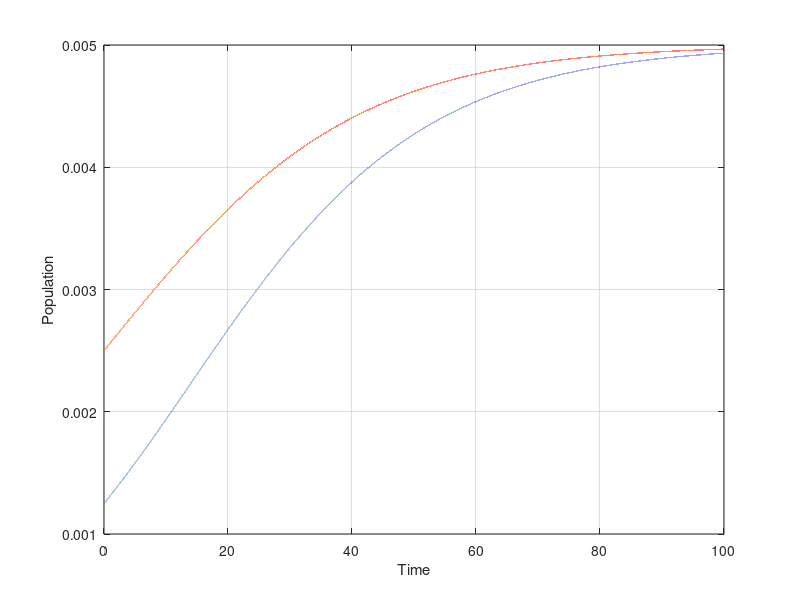

This chart was generated by the following MATLAB code:
r=0.05;
M=100;
A=50;
B=0;

A0=20;

time=100;
step_size=0.001;
B_array=zeros(1,time/step_size);
C_array=zeros(1,time/step_size);
A_array=zeros(1,time/step_size);
rt=0:step_size:time;
j=1;

for i=0:step_size:time
  death=(r*(A))*((A)/M);
  birth=(r*A);
  A=A+(birth-death)*step_size;
  A_array(1,j)=A;
  B_array(1,j)=death*step_size;
  C_array(1,j)=birth*step_size;
  j=j+1;
end

plot(rt,B_array,'--');
hold on;
plot(rt,C_array);
xlabel('Time');
ylabel('Population');
grid;
hold on;
